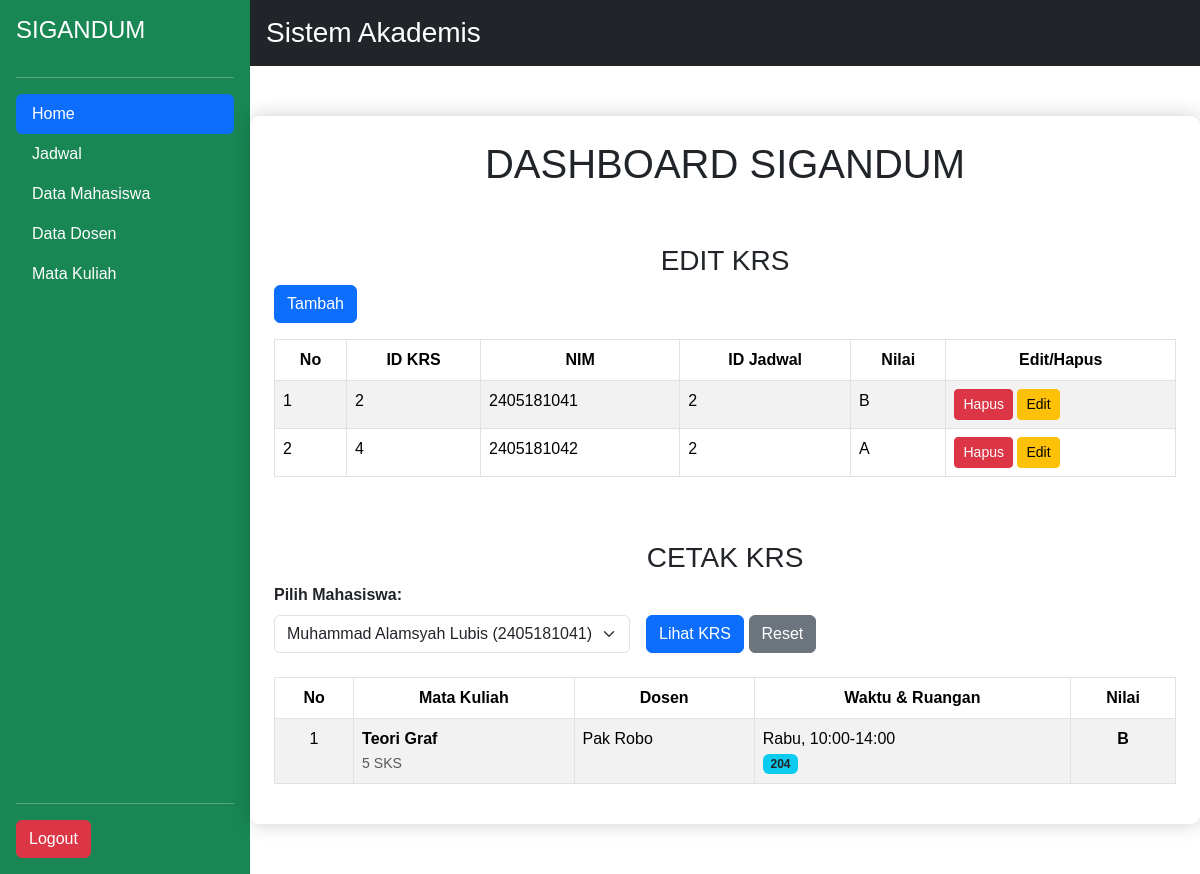
The app's page /index.php?nim=2405181041 (signed in) with its own data.
### tables this page shows
CREATE TABLE `krs` (
  `id_krs` int NOT NULL,
  `nim` varchar(15) NOT NULL,
  `id_jadwal` int NOT NULL,
  `nilai` varchar(5) DEFAULT NULL
);

CREATE TABLE `mk` (
  `id_mk` varchar(15) NOT NULL,
  `nama_mk` varchar(50) DEFAULT NULL,
  `sks` int DEFAULT NULL
);

CREATE TABLE `dosen` (
  `id_dosen` varchar(15) NOT NULL,
  `nama_dosen` varchar(50) DEFAULT NULL
);

CREATE TABLE `jadwal` (
  `id_jadwal` int NOT NULL,
  `id_mk` varchar(15) NOT NULL,
  `id_dosen` varchar(15) NOT NULL,
  `hari` varchar(10) NOT NULL,
  `jam_mulai` time NOT NULL,
  `jam_selesai` time NOT NULL,
  `semester` varchar(5) NOT NULL,
  `ruangan` varchar(20) DEFAULT NULL
);

### index.php (the view, shortened to what this page needs)
<!DOCTYPE html>
<html lang="en">
<head>
    <link href="https://cdn.jsdelivr.net/npm/bootstrap@5.3.3/dist/css/bootstrap.min.css" rel="stylesheet">
    <link rel="stylesheet" href="style.css">
</head>
<body>
<?php
include 'koneksi.php';
?>
<div class="d-flex">
    <div class="d-flex flex-column flex-shrink-0 p-3 bg-success text-white" style="width: 250px; min-height: 100vh;">
        <h4 class="mb-3">SIGANDUM</h4>
        <hr>
        <ul class="nav nav-pills flex-column mb-auto">
            <li class="nav-item">
                <a href="index.php" class="nav-link text-white active" aria-current="page">
                    Home
                </a>
            </li>
            <li>
                <a href="jadwal.php" class="nav-link text-white">
                    Jadwal
                </a>
            </li>
            <li>
                <a href="tabel.php" class="nav-link text-white">
                    Data Mahasiswa
                </a>
            </li>
            <li>
                <a href="dosen.php" class="nav-link text-white">
                    Data Dosen
                </a>
            </li>
            <li>
                <a href="mk.php" class="nav-link text-white">
                    Mata Kuliah
                </a>
            </li>
        </ul>
        <hr>
        <div>
            <button type="button" class="btn btn-danger" id="logout">Logout</button>
        </div>
    </div>
    <div class="flex-grow-1">
        <header class="bg-dark text-white p-3">
            <h3 class="m-0">Sistem Akademis</h3>
        </header>
        <main class="p-4">
            <section>
                <h1 class="text-center" style="font">DASHBOARD SIGANDUM</h1>
                <br><br>
                <h3 class="text-center" style="text-white">EDIT KRS</h2>
                <button type="button" class="btn btn-primary mb-3" data-bs-toggle="modal" data-bs-target="#myModal">
                Tambah
            </button>
            <table class="table table-bordered table-striped">
                <thead>
                    <tr class="text-center">
                        <th>No</th>
                        <th>ID KRS</th>
                        <th>NIM</th>
                        <th>ID Jadwal</th>
                        <th>Nilai</th>
                        <th>Edit/Hapus</th>
                    </tr>
                </thead>
                <tbody>
                    <?php
                    $sql = "SELECT * FROM krs";
                    $result = $conn->query($sql);
                    $nomor = 1;
                    if ($result->num_rows > 0) {
                        while($row = $result->fetch_assoc()) {
                            echo "<tr>
                                <td>$nomor</td>
                                <td>$row[id_krs]</td>
                                <td>$row[nim]</td>
                                <td>$row[id_jadwal]</td>
                                <td>$row[nilai]</td>
                                <td>
                                    <a href='db/hapus.php?id_krs=$row[id_krs]' class='btn btn-danger btn-sm'>Hapus</a>
                                    <a href='db/edit.php?id_krs=$row[id_krs]' class='btn btn-warning btn-sm'>Edit</a>
                                </td>
                            </tr>";
                            $nomor++;
                        }
                    }
                    ?>
                </tbody>
            </table>
            <br><br>
            <h3 class="text-center" style="text-white">CETAK KRS</h2>
            <form action="" method="GET" class="row g-3 align-items-end mb-4">
            <div class="col-auto">
                <label for="nim" class="form-label fw-bold">Pilih Mahasiswa:</label>
                <select class="form-select" id="nim" name="nim" required>
                    <?php
                    $sql_nim = "SELECT nim, nama FROM mahasiswa ORDER BY nama ASC";
                    $result_nim = $conn->query($sql_nim);
                    $selected_nim = isset($_GET['nim']) ? $_GET['nim'] : '';
                    if ($result_nim->num_rows > 0) {
                        while($row = $result_nim->fetch_assoc()) {
                            $selected = ($row['nim'] == $selected_nim) ? 'selected' : '';
                            echo "<option value='" . $row['nim'] . "' $selected>" . $row['nama'] . " (" . $row['nim'] . ")</option>";
                        }
                    }
                    ?>
                     </select>
    </div>
    <div class="col-auto">
        <button type="submit" class="btn btn-primary">Lihat KRS</button>
        <a href="index.php" class="btn btn-secondary">Reset</a>
    </div>
</form>
<table class="table table-bordered table-striped">
    <thead>
        <tr class="text-center">
            <th>No</th>
            <th>Mata Kuliah</th>
            <th>Dosen</th>
            <th>Waktu & Ruangan</th>
            <th>Nilai</th>
        </tr>
    </thead>
    <tbody>
        <?php
        if (isset($_GET['nim']) && $_GET['nim'] != '') {
            $nim = $_GET['nim'];
            $sql_cetak = "SELECT
                            mk.nama_mk,
                            mk.sks,
                            d.nama_dosen,
                            j.hari,
                            j.jam_mulai,
                            j.jam_selesai,
                            j.ruangan,
                            k.nilai
                        FROM krs k
                        JOIN jadwal j ON k.id_jadwal = j.id_jadwal
                        JOIN mk ON j.id_mk = mk.id_mk
                        JOIN dosen d ON j.id_dosen = d.id_dosen
                        WHERE k.nim = '$nim'";
            $result_cetak = $conn->query($sql_cetak);
            $nomor = 1;
            if ($result_cetak && $result_cetak->num_rows > 0) {
                while($row = $result_cetak->fetch_assoc()) {
                    $waktu = $row['hari'] . ", " . substr($row['jam_mulai'], 0, 5) . "-" . substr($row['jam_selesai'], 0, 5);
                    $sks = isset($row['sks']) ? $row['sks'] : '-';
                    echo "<tr>
                            <td class='text-center'>$nomor</td>
                            <td>
                                <strong>{$row['nama_mk']}</strong><br>
                                <small class='text-muted'>{$sks} SKS</small>
                            </td>
                            <td>{$row['nama_dosen']}</td>
                            <td>
                                {$waktu} <br>
                                <span class='badge bg-info text-dark'>{$row['ruangan']}</span>
                            </td>
                            <td class='text-center fw-bold'>{$row['nilai']}</td>
                        </tr>";
                    $nomor++;
                }
            } else {
                echo "<tr><td colspan='5' class='text-center text-danger'>Mahasiswa ini belum mengambil KRS (Data Kosong).</td></tr>";
            }
        } else {
            echo "<tr><td colspan='5' class='text-center'>Silakan pilih mahasiswa dan klik tombol 'Lihat KRS'.</td></tr>";
        }
        ?>
    </tbody>
</table>
                </section>
            </main>
        </div>
</div>
</body>
</html>

### style.css (style rules this page uses)
body { font-family: Arial, sans-serif; background: url('background.jpg') no-repeat center center fixed; background-size: cover; margin: 0; padding: 0; }
main { background-color: rgba(255, 255, 255, 0.95); padding: 30px; margin: 50px auto; max-width: 2000px; border-radius: 10px; box-shadow: 0 0 20px rgba(0, 0, 0, 0.2); }

### records on screen
krs: id_krs "2", nim "2405181041", id_jadwal "2", nilai "B", mk.nama_mk "Teori Graf", mk.sks "5", dosen.nama_dosen "Pak Robo", id_jadwal.jam_selesai "Rabu, 10:00-14:00", id_jadwal.ruangan "204"
krs: id_krs "4", nim "2405181042", id_jadwal "2", nilai "A"

### other values on screen
form field nim "Muhammad Alamsyah Lubis (2405181041)"
